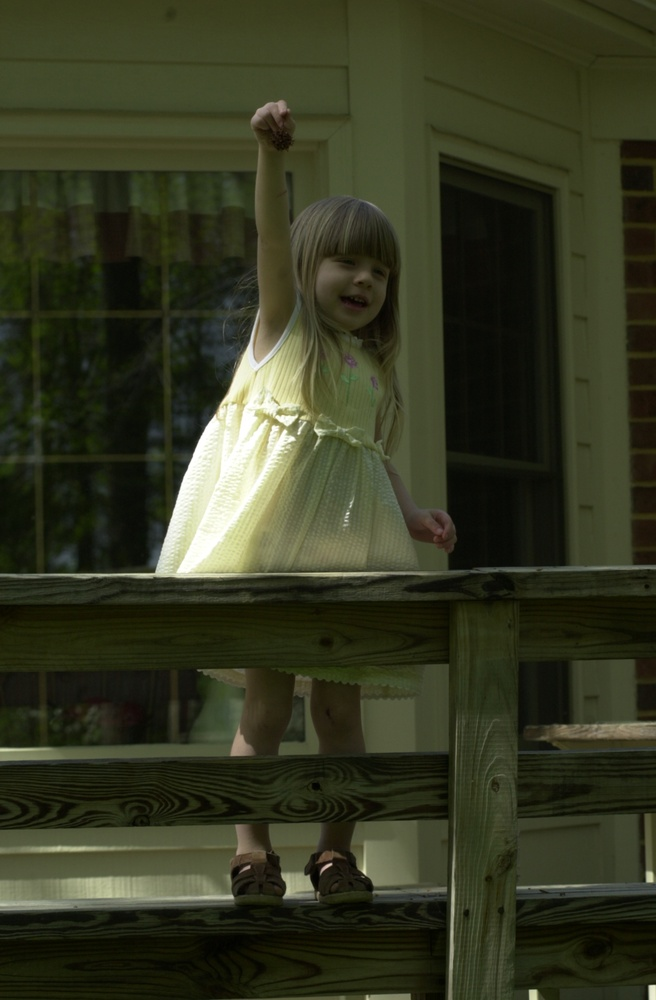
%> input picture img1.jpg, 656 x 1000 px, shrunk from 1312 x 2000 before the run
$ octave main.m   (GNU Octave 9; MATLAB toolbox functions it lacks are replaced by stand-ins)
%> lines starting %> are read from the running program, lines starting %| are printed output that depends on the picture
### MSRCR.m
% sigma, stds of gaussian filters in different scales, m*1
% w, weight of each scales, m*1
function img_out = MSRCR( img_in, sigma, w, alpha, d )
%> called with sigma = [2 120 240], w = [], alpha = 500, d = 1.5
    e = 0.004;

    img_in = img_in + e;
    if ~exist('sigma','var') || isempty(sigma)
        sigma = [2 90 180];
    end
    if ~exist('w','var') || isempty(w)
        w = [1 1 1]/3;
    end
    if ~exist('alpha','var') || isempty(alpha)
        alpha = 128;
    end
    if ~exist('d','var') || isempty(d)
        d = 1.2;
    end

    % multi-scale Retinex, color restore
    scale = max(size(sigma,1),size(sigma,2));
    S = log(img_in);
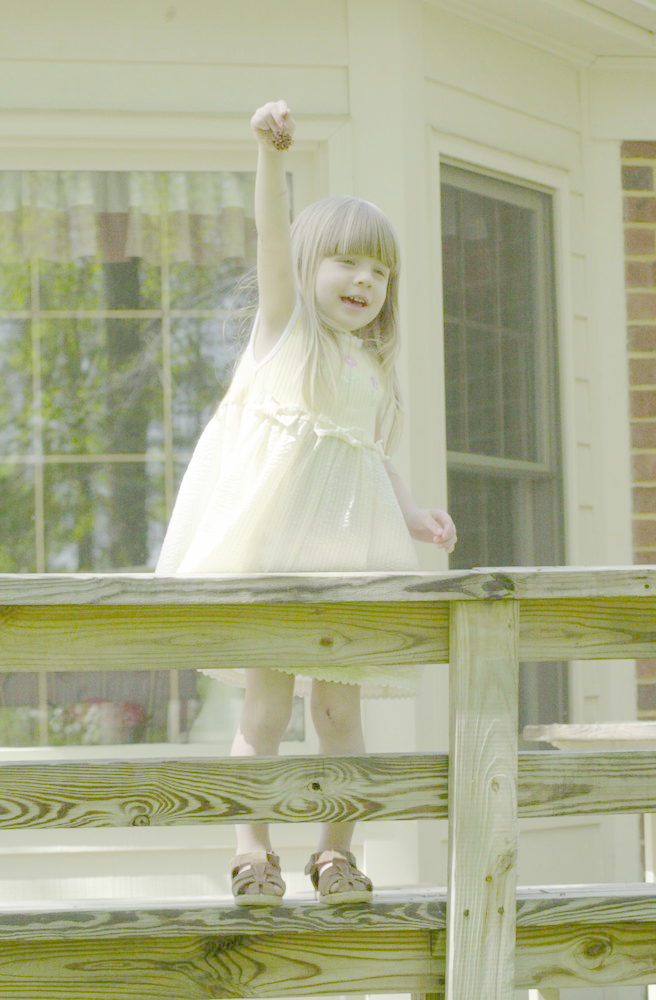
%> S: size 1000x656x3 double; mean R, G, B -1.8, -1.73, -2.42; drawn with min black and max white
    R = cell(scale,1);
    for is = 1 : scale
        R{is} = S - imgaussfilt(S,sigma(is));
    end
%> after the loop, R = 3 items
    R_sum = w(1)*R{1};
    for is = 2 : scale
        R_sum = R_sum + w(is)*R{is};
    end

    % dynamics of the colors
    C = log(alpha*img_in) - repmat(log(sum(img_in,3)),[1,1,3]);
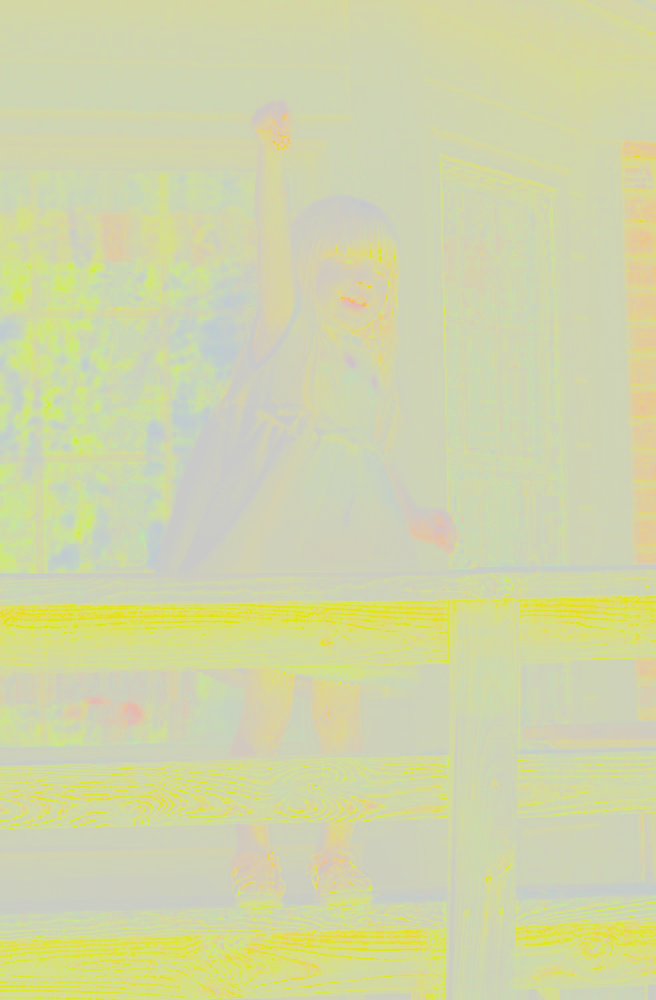
%> C: size 1000x656x3 double; mean R, G, B 5.24, 5.31, 4.62; drawn with min black and max white
    Rcr = C.*R_sum;

    meani = mean(Rcr(:));
%> meani = 0.0387
    vari  = var(Rcr(:));
%> vari = 6.27
    mini = meani - d*vari;
%> mini = -9.37
    maxi = meani + d*vari;
%> maxi = 9.45
    range = maxi - mini;
%> range = 18.81
    img_out = (Rcr - mini)/range;

end

### main.m
clear;
close all;

img_in  = im2double(imread('img1.jpg'));
scales = [2 120 240];
alpha = 500;
d = 1.5;
img_out = MSRCR(img_in,scales,[],alpha,d);
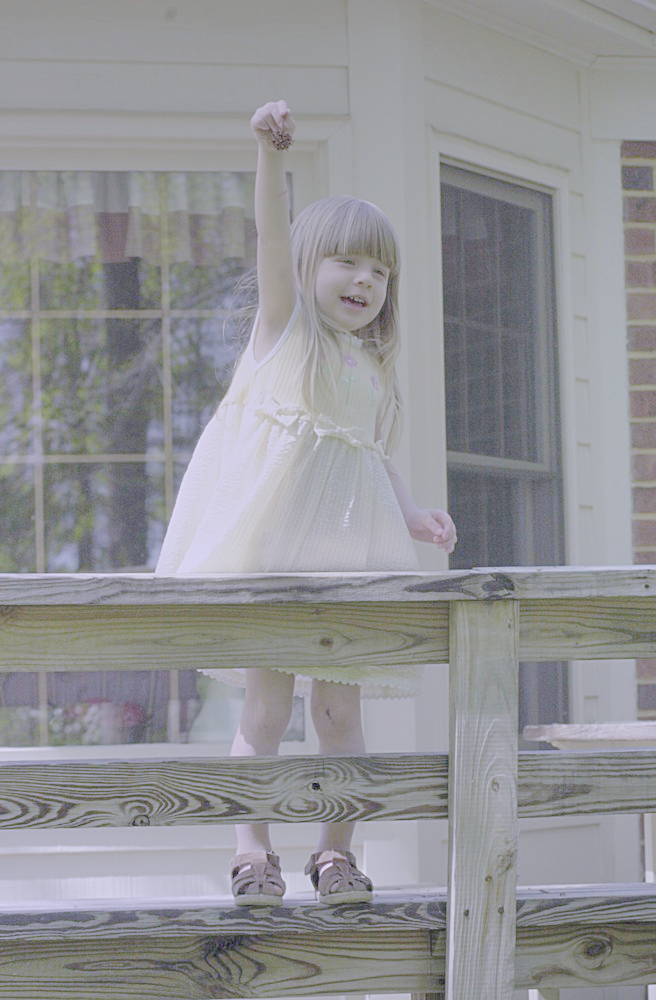
%> img_out: size 1000x656x3 double; mean R, G, B 0.494, 0.495, 0.511; drawn with min black and max white

figure;
imshow([img_in img_out]);
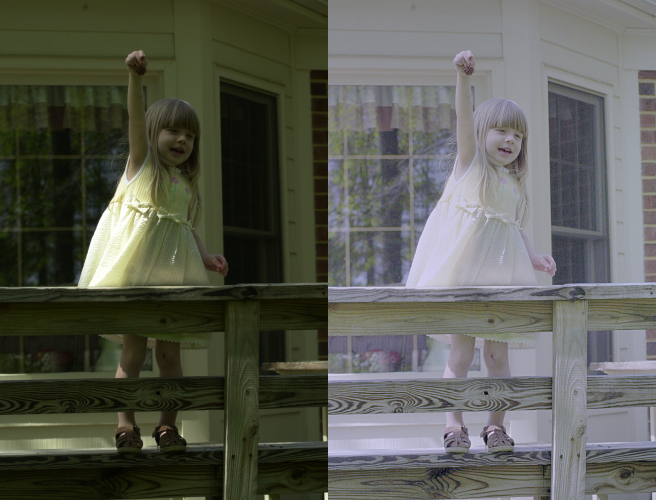
%> displayed picture: size 1000x1312x3, on the screen's scale of 0 to 255 (shown at 1/2 size); mean R, G, B 89.2, 90.9, 82.2

str_scales = ['scale=[',num2str(scales(1)),',',num2str(scales(2)),',',num2str(scales(3)),']'];
str_alpha  = ['alpha=',num2str(alpha)];
str_d  = ['contrast=',num2str(d)];
title([str_scales,',',str_alpha,',',str_d]);
